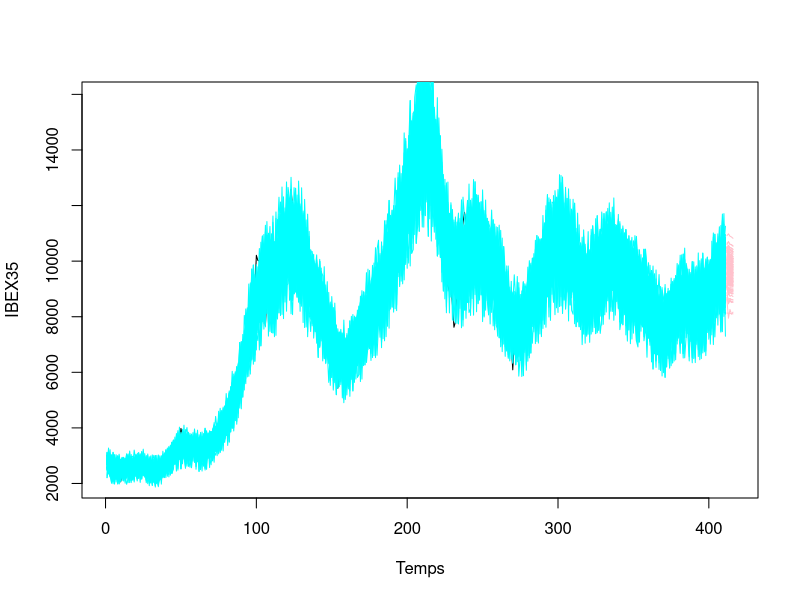

Reproduce this figure in R. (Note: this script raises an error after producing the figure.)
library(stats) #Instalar i carregar paquet.
library(tibble) #Instalar i carregar paquet.
install.packages("forecast")
library(forecast)

ventana <- 5

#################################
##Importem dades Ibex-35 mensuals i apliquem la funció.
#################################
datos<-c(3000, 2841.6, 2762.4, 2484.5, 2643.7, 2765, 2867.8, 2834.5, 2511.3, 2060.7, 2303.2, 2289.2, 2248.8, 2333.7, 2622.8, 2789, 2755.3, 2862.3,2752.8,2708.4,2766.18,2830.47,2765.08,2610.56,2603.3,2711.79,2857.18,2750.42,2610.56,2813.89,2553.82,2289.85,2160.96,2032.13,2110.77, 2342.73, 2344.57, 2529.3,2576.04,2658.49,2686,2834.36,2854.6,2981.16,3360.2,3177.33,3449.63,3280.1,3615.22,3980.53,3739.68,3489.08,3520.73,3512.59,3200.71,3364.16,3337.01,3176.63,3194.52,3287.09,3087.68,3040.06,3024.54,2931.7,3091.86,3226.49,3219.05,3373.39,3432.75,3376.77,3277.33,3510.12,3630.76,3734.49,3915.52,3857.12,4082.9,4111.66,4264.1,3979.35,4025.47,4215.57,4306.74,4667.8,5154.77,5327.42,5305.43,5520.68,5909.33,6300.82,6884.56,6810.89,6532.33,7269.72,6380.39,6932.1,7255.4,7958.99,8900.09,10209.16,10025.68,10005.72,10146.4,10493.7,8264.7,7676.5,8800,9645.5,9836.6,9878.8,9997.3,9740.7,9975.4,10072.3,10218.6,9391.9,9806.1,9525.4,9741.5,10958.1,11641.4,10835.1,12585.8,11935,11467.9,10688.5,10581.3,10531.6,10884.7,10950,10363.1,9214.5,9109.8,10116,9551.4,9308.3,9761,9500.7,8878.4,8480,8321.1,7314,7774.3,8364.7,8397.6,8050.4,8135.5,8249.7,8154.4,7949.9,6913,6249.3,6435.7,5431.7,6139.4,6685.6,6036.9,5947.7,5999.4,5870.5,6489.5,6508.5,6862,7061.7,7111.3,6703.6,7129.5,7252.5,7737.2,7929.9,8249.4,8018.1,8109.5,7959.3,8078.3,7919.3,7869.5,8029.2,8418.3,8693,9080.8,9223.9,9391,9258.8,9001.6,9427.1,9783.2,10115.6,10008.9,10813.9,10493.8,10557.8,10733.9,11104.3,11740.7,11854.3,11892.5,11340.5,11548.1,11818,12144.7,12934.7,13753,13849.3,14146.5,14553.2,14248.4,14641.7,14374.6,15329.4,14892,14802.4,14479.8,14576.5,15890.5,15759.9,15182.3,13229,13170.4,13269,13798.3,13600.9,12046.2,11881.3,11707.3,10987.5,9116,8910.6,9195.8,8450.4,7620.9,7815,9038,9424.3,9787.8,10855.1,11365.1,11756.1,11414.8,11644.7,11940,10947.7,10333.6,10871.3,10492.2,9359.4,9263.4,10499.8,10187,10514.5,10812.9,9267.2,9859.1,10806,10850.8,10576.5,10878.9,10476,10359.9,9630.7,8718.6,8546.6,8954.9,8449.5,8566.3,8509.2,8465.9,8008,7011,6089.8,7102.2,6738.1,7420.5,7708.5,7842.9,7934.6,8167.5,8362.3,8230.3,7920,8419,8320.6,7762.7,8433.4,8290.5,9186.1,9907.9,9837.6,9916.7,9920.2,10114.2,10340.5,10459,10798.7,10923.5,10707.2,10728.8,10825.5,10477.8,10770.7,10279.5,10403.3,11178.3,11521.1,11385,11217.6,10769.5,11180.7,10259,9559.9,10360.7,10386.9,9544.2,8815.8,8461.4,8723.1,9025.7,9034,8163.3,8587.2,8716.8,8779.4,9143.3,8688.2,9532.1,9315.2,9555.5,10462.9,10715.8,10880,10444.5,10502.2,10299.5,10381.5,10523.5,10211,10043.9,10451.5,9840.3,9600.4,9980.6,9465.5,9622.7,9870.7,9399.1,9389.2,8893.5,9077.2,8539.9,9056.7,9277.7,9240.3,9570.6,9004.2,9198.8,8971,8812.9,9244.6,9257.5,9352,9549.2,9367.9,8741.5,6785.4,6922.3,7096.5,7231.4,6877.4,6969.5,6716.6,6452.2,8076.9,8073.7,7757.5,8225,8580,8815,9148.9,8821.2,8675.7,8846.6,8796.3,9057.7,8305.1,8713.8,8612.8,8479.2,8445.1,8584.2,8851.5,8098.7,8156.2,7886.1,7366.8,7956.5,8363.2,8229.1,9034,9394.6,9232.5,9241,9050.2,9593,9641.5,9505.9,9428,9017.3,10058.2,10102.1,10077.7,10001.3)
datos_suavizados<-c(2743.28, 2700.9, 2651.69, 2606.69, 2573.55, 2557.72, 2554.12, 2558.94, 2569.27, 2564.16, 2571.12, 2584.78, 2599.73, 2610.6, 2612.87, 2611.75, 2612.44, 2620.17, 2640.12, 2665.17, 2688.2, 2702.07, 2701.47, 2689.07, 2667.58, 2639.67, 2608.04, 2575.37, 2544.36, 2517.7, 2497.21, 2483.85, 2478.56, 2482.28, 2495.97, 2520.56, 2557.01, 2606.25, 2667.25, 2737.15, 2813.11, 2892.29, 2971.83, 3048.89, 3120.62, 3184.18, 3238.77, 3284.46, 3321.32, 3349.39, 3368.75, 3379.47, 3381.59, 3375.2, 3360.62, 3340.2, 3316.28, 3291.18, 3267.24, 3246.8, 3232.2, 3225.76, 3228.85, 3240.73, 3260.72, 3288.09, 3322.15, 3362.17, 3407.45, 3457.27, 3512.34, 3573.04, 3639.79, 3712.99, 3793.05, 3880.36, 3975.34, 4078.39, 4191.69, 4318.39, 4461.66, 4624.67, 4799.31, 4977.48, 5151.08, 5312, 5472.36, 5642.89, 5834.29, 6057.29, 6321.67, 6637.24, 6967.02, 7274.03, 7569.31, 7862.11, 8013.31, 8131.87, 8252.35, 8420.64, 8610.47, 8795.61, 8986.57, 9173.64, 9347.73, 9499.74, 9612.82, 9671.05, 9657.8, 9603.21, 9587.54, 9643.04, 9707.5, 9867.08, 10144.3, 10344.3, 10446.8, 10503.6, 10553.3, 10597.9, 10646.3, 10706.8, 10735.1, 10694.9, 10638.4, 10618.5, 10631.5, 10623.6, 10541, 10424.3, 10317.4, 10079.6, 9862.18, 9641.65, 9440.03, 9292.39, 9164.01, 9013.22, 8845.85, 8720.25, 8656.01, 8584.03, 8457.78, 8287.33, 8082.79, 7854.22, 7637.77, 7466.37, 7324.46, 7196.5, 7098.97, 7003.04, 6879.83, 6770.25, 6697.64, 6637.77, 6566.44, 6498.19, 6461.75, 6463.32, 6509.11, 6605.31, 6743.99, 6891.19, 7012.93, 7123.75, 7247.9, 7377.55, 7504.91, 7622.16, 7721.49, 7812.7, 7905.57, 8009.87, 8132.11, 8264.6, 8399.64, 8529.54, 8646.61, 8757.28, 8868, 8985.18, 9119.84, 9273.26, 9446.7, 9641.46, 9846.02, 10048.9, 10238.6, 10403.7, 10556.1, 10711.4, 10884.8, 11091.8, 11322.2, 11566, 11813, 12053.1, 12292.1, 12531, 12771.1, 13013.4, 13227.7, 13396.6, 13559, 13753.7, 13987.5, 14243.4, 14444.4, 14513.8, 14507.3, 14505.9, 14487.3, 14429, 14337, 14201.6, 14012.9, 13761.2, 13446, 13098.6, 12750.1, 12375.2, 11963.3, 11536.3, 11116, 10784.1, 10593.8, 10466.1, 10321.8, 10185.2, 10092.7, 10051.9, 10032.3, 10003.1, 10004.7, 10067.8, 10147.2, 10197.5, 10267.9, 10392.9, 10535.1, 10657.2, 10709, 10668.7, 10601.3, 10571.8, 10551.5, 10499.9, 10422.3, 10362.1, 10329.9, 10264.7, 10151.4, 10051.1, 10005.3, 9960.62, 9864.15, 9734.47, 9583.39, 9435.61, 9315.79, 9161.77, 8932.3, 8679.8, 8456.64, 8269.63, 8103.81, 7977.61, 7909.49, 7872.2, 7842.54, 7816.95, 7791.85, 7763.67, 7742.4, 7744.87, 7787.9, 7888.29, 8043.82, 8231.33, 8427.65, 8609.64, 8766.16, 8907.8, 9045.15, 9188.82, 9339.31, 9493.09, 9646.65, 9796.46, 9947.86, 10092.6, 10222.4, 10329.1, 10419.3, 10518.5, 10613.7, 10691.5, 10755.9, 10798.9, 10812.5, 10788.7, 10745.3, 10710.4, 10649.1, 10526.7, 10392.8, 10288.5, 10192.3, 10083.1, 9966.18, 9832.17, 9671.65, 9514.1, 9378.02, 9264.65, 9175.24, 9111.03, 9094.7, 9122.98, 9150.27, 9193.87, 9296.23, 9415.11, 9508.32, 9595.91, 9696.22, 9800.86, 9901.41, 9989.46, 10057.6, 10109.5, 10148.7, 10178.8, 10199.3, 10188.1, 10123.3, 10025.2, 9924.83, 9828.37, 9741.83, 9671.27, 9610.04, 9553.24, 9495.93, 9433.2, 9370.01, 9310.31, 9258.06, 9217.22, 9185.22, 9163.67, 9154.18, 9158.36, 9134.24, 9028.94, 8893.27, 8778.02, 8662.78, 8539.79, 8401.29, 8239.53, 8103.76, 8033.33, 7985.59, 7917.87, 7848.93, 7804.08, 7771.37, 7738.83, 7707.25, 7720.96, 7824.32, 7957.98, 8063.44, 8153.39, 8240.53, 8337.58, 8457.92, 8557.94, 8594.02, 8604.57, 8626.24, 8634.22, 8603.73, 8547.22, 8487.68, 8435.4, 8400.66, 8393.75, 8410.05, 8444.14, 8490.6, 8543.99, 8600.44, 8655.36, 8704.17, 8742.28, 8797.1, 8897.77, 9020.56, 9141.71, 9267.05, 9354.75, 9444.35, 9525.3, 9583.81, 9622.59, 9645.35, 9657.28, 9665.87)


##############
##REMOSTREIG##
##############
library(data.table)#Instalar i carregar paquet.

#Funció remostreig.
mi.remuestra <- function(datos_ob, datos_ob_suav) {
  size.tmp <- length(datos_ob)
  residus.tmp <- datos_ob - datos_ob_suav
  residus.adims.tmp <- residus.tmp / datos_ob_suav
  remuestra.adims.tmp <- sample(residus.adims.tmp, size.tmp, replace = TRUE)
  reconstruidos.tmp <- datos_ob_suav + remuestra.adims.tmp * datos_ob_suav
  return(reconstruidos.tmp)
}


#Gràfica amb el model ARIMA(2,0,0), millor model segons l'error quadràtic mitjà i la desviació.
modelos_arima <- list(
  c(2, 0, 0))


plot(datos, type = "l", col = "black", xlim = c(1, length(datos) + ventana), ylim = range(c(datos, datos_suavizados, datos)), 
     ylab = "IBEX35", xlab = "Temps")


#Realitzar el remostreig i calcular mètriques per a cada model ARIMA.
resultats_rem1<- data.frame(Realizacion=integer(), Modelo=character(), MSE=numeric(), Desviacio=numeric(), AIC=numeric(), BIC=numeric(), stringsAsFactors=FALSE)

for (i in 1:100) {
  rem1.nvl <- mi.remuestra(datos, datos_suavizados)
  lines(rem1.nvl, col="cyan")
  
  
  for (modelo_arima in modelos_arima) {
    modelo <- tryCatch(
      arima(rem1.nvl, order = modelo_arima),
      error = function(e) NULL
    )
    
    if (!is.null(modelo)) {
      prediccion <- tryCatch(
        predict(modelo, n.ahead = ventana),
        error = function(e) NULL
      )
      
            tiempo_prediccion <- seq(length(datos) + 1, length(datos) + ventana)
        lines(tiempo_prediccion, prediccion$pred, col = "pink")
      }
    }
  }
 
# Añadir la visualización final de los datos
tmp.pred2 <- forecast(modelo2, h = ventana)   
lines(c(1:length(datos_suavizados), length(datos_suavizados) + 1:length(tmp.pred2$mean)), c(datos_suavizados, tmp.pred2$mean), col = "#9ACD32")
lines(datos, col = "black")
lines(datos_train, col = "gray")
lines(datos_suavizados, col = "blue")



###############################
#Crear intervals de predicció.#
###############################
modelos_arima <- list(
  c(2, 0, 0))


plot(datos, type = "l", col = "black", xlim = c(1, length(datos) + ventana), ylim = range(c(datos, datos_suavizados, datos, datos_suavizados)), 
     ylab = "IBEX35", xlab = "Temps")

lines(datos_suavizados, col = "blue")

for (i in 1:100) {
  rem1.nvl <- mi.remuestra(datos, datos_suavizados)
  lines(rem1.nvl, col="cyan")
  
  
  for (modelo_arima in modelos_arima) {
    modelo <- tryCatch(
      arima(rem1.nvl, order = modelo_arima),
      error = function(e) NULL
    )
    
    if (!is.null(modelo)) {
      forecasted <- tryCatch(
        forecast(modelo, h = ventana, level = c(20,30,40,50,60,70,80,85,90,95,99)),
        error = function(e) NULL
      )
         
      }
    }
  }


print(forecasted)
plot(forecasted)

#Dibuixar intervals de confiança amb la sèrie de dades observades per visualitzar els intervals de confiança.
plot(datos, type = "l", col = "black", 
     xlim = c(1, length(datos) + ventana), 
     ylim = range(c(datos, forecasted$mean, forecasted$lower, forecasted$upper)), 
     xlab = "Temps", ylab = "IBEX35",
     main = "Predicció ARIMA a 5 mesos amb intervals de confiança", cex.main=2.2)

lines((length(datos) + 1):(length(datos) + ventana), forecasted$mean, col = "#9ACD32", lwd = 2)


colors <- colorRampPalette(c("purple", "grey"))(length(forecasted$level))
alpha <- seq(0.8, 0.1, length.out = length(forecasted$level))  # Degradado de opacidad


for (i in seq_along(forecasted$level)) {
  lower_bound <- forecasted$lower[,i]
  upper_bound <- forecasted$upper[,i]
  

  polygon(c((length(datos) + 1):(length(datos) + ventana), rev((length(datos) + 1):(length(datos) + ventana))),
          c(lower_bound, rev(upper_bound)),
          col = rgb(col2rgb(colors[i])[1]/255, col2rgb(colors[i])[2]/255, col2rgb(colors[i])[3]/255, alpha[i]), 
          border = NA) 

  lines((length(datos) + 1):(length(datos) + ventana), lower_bound, col = rgb(0, 0, 1, alpha[i] * 0.5), lty = 2)
  lines((length(datos) + 1):(length(datos) + ventana), upper_bound, col = rgb(0, 0, 1, alpha[i] * 0.5), lty = 2)
}

lines((length(datos) + 1):(length(datos) + ventana), forecasted$mean, col = "#9ACD32", lwd = 2)
lines(datos, col="black")
lines(datos_train, col="gray")
lines(datos_suavizados, col="blue")
legend("bottomright", legend = c("Dades observades", "Serie Suavitzada", "Prediccions mitjanes"), col = c("black", "blue", "#9ACD32"), lty = c(1, 1, 1), cex = 0.7)










